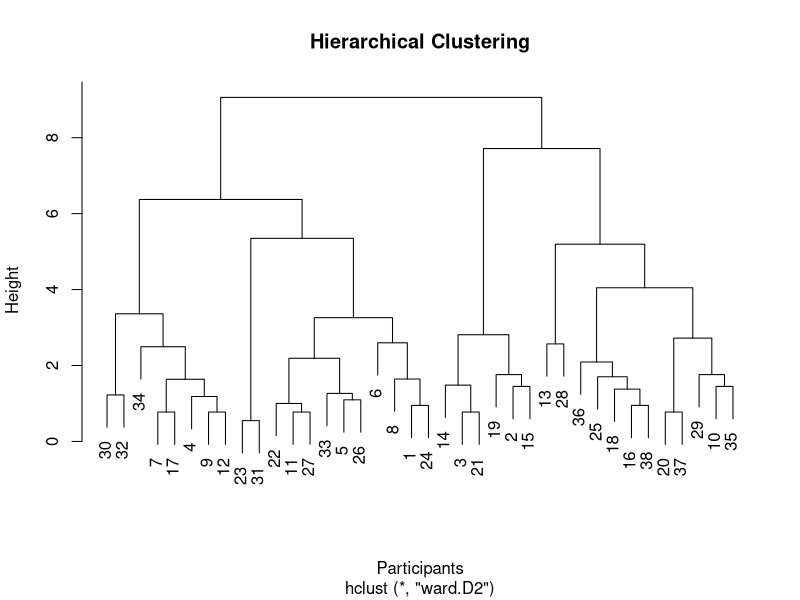

The R source for this figure:
# PeerJ - LS2022

# Install required packages (if not already installed)
required_packages <- c("openxlsx", "openssl", "magrittr", "dplyr", "ggplot2", "tidyr")
new_packages <- required_packages[!(required_packages %in% installed.packages()[, "Package"])]
if(length(new_packages)) install.packages(new_packages)

# Load libraries
lapply(required_packages, require, character.only = TRUE)

##### File 1 - Data Preprocessing #####
# Read data
data <- read.xlsx("Experiment-PeerJ-LS2022.xlsx", sheet = "Sheet1")

# Rename columns for readability
colnames(data) <- c('ID', 'Start_time', 'Completion_time', 'Email', 'Name', 'Consent_read',
                    'Experience_yrs', 'Gender', '01_01', '01_02', '01_03', '01_04', '01_05',
                    '01_06', '01_07', '01_08', '01_09', '01_10', '03_01', '03_02', '03_03', 
                    '03_04', '03_05', '03_06', '03_07', '03_Role', '04_01', '04_02', 
                    '04_03', '04_04', '04_05', '04_06', '04_07', '04_Role', '05_01', 
                    '05_02', '05_03', '05_04', '05_05', '05_06', '05_07', '05_Role', 
                    '06_01', '06_02', '06_03', '06_04', '06_05', '06_06', '06_07', '06_Role', 
                    '07_01', '07_02', '07_03', '07_04', '07_05', '07_06', '07_07', '07_Role',
                    '08_01', '08_02', '08_03', '08_04', '08_05', '08_06', '08_07', '08_Role',
                    'Ps_results_flag', 'Initials')

# Convert Likert scale to numeric
likert_levels <- c("Disagree strongly", "Disagree a little", "Neither agree nor disagree", "Agree a little", "Agree strongly")
data[9:66] <- lapply(colnames(data)[9:66], function(col_name) {
  if (grepl("Role", col_name)) {
    return(data[[col_name]])  # Skip Role columns
  } else {
    return(factor(data[[col_name]], levels = likert_levels, labels = 1:5))
  }
})

# Role mapping function
role_mapping <- function(x) {
  x <- trimws(tolower(x))
  ifelse(x == "disagree strongly", "Pilot",
         ifelse(x == "neither agree nor disagree", "Solo", 
                ifelse(x == "agree strongly", "Navigator", NA)))
}

# Apply role mapping
role_columns <- c('03_Role', '04_Role', '05_Role', '06_Role', '07_Role', '08_Role')
data[role_columns] <- lapply(data[role_columns], function(x) {
  factor(role_mapping(x), levels = c("Pilot", "Solo", "Navigator"))
})

# Convert columns 9 to 66 to numeric
data[9:66] <- lapply(data[9:66], as.numeric)

# Clean initials and generate student IDs
data$Initials <- tolower(substring(data$Initials, nchar(data$Initials) - 5))
data$Student_ID <- openssl::md5(data$Initials)

# Create cleaned dataset with Big Five personality traits and intrinsic motivation per round
Stats <- data.frame(
  Start_time = as.Date(data$Start_time, origin = "1899-12-30"),
  Completion_time = data$Completion_time,
  Experience_yrs = data$Experience_yrs,
  Gender = data$Gender,
  Student_ID = data$Student_ID,
  Initials = data$Initials,
  Exc_round = ceiling((as.numeric(as.Date(data$Start_time)) - 44652) / 7),
  
  # Use last session for BFI-10 traits
  B5_O = (6 - data$`01_05`) + data$`01_10`,
  B5_C = (6 - data$`01_03`) + data$`01_08`,
  B5_E = (6 - data$`01_01`) + data$`01_06`,
  B5_A = data$`01_02` + (6 - data$`01_07`),
  B5_N = (6 - data$`01_04`) + data$`01_09`,
  
  INNER_R1 = rowSums(data[, c('03_01', '03_02', '03_03', '03_04', '03_05', '03_06', '03_07')]),
  INNER_R2 = rowSums(data[, c('04_01', '04_02', '04_03', '04_04', '04_05', '04_06', '04_07')]),
  INNER_R3 = rowSums(data[, c('05_01', '05_02', '05_03', '05_04', '05_05', '05_06', '05_07')]),
  INNER_R4 = rowSums(data[, c('06_01', '06_02', '06_03', '06_04', '06_05', '06_06', '06_07')]),
  INNER_R5 = rowSums(data[, c('07_01', '07_02', '07_03', '07_04', '07_05', '07_06', '07_07')]),
  INNER_R6 = rowSums(data[, c('08_01', '08_02', '08_03', '08_04', '08_05', '08_06', '08_07')]),
  
  Role_01 = data$`03_Role`, Role_02 = data$`04_Role`, Role_03 = data$`05_Role`,
  Role_04 = data$`06_Role`, Role_05 = data$`07_Role`, Role_06 = data$`08_Role`
)

write.xlsx(Stats, file = "Stats_cleaned.xlsx", colNames = TRUE, overwrite = TRUE)

##### File 2 - Data Analysis #####

# Load cleaned data
Stats <- openxlsx::read.xlsx("Stats_cleaned.xlsx")

# Group by initials and round to get motivation by role
motivation_by_role <- Stats %>%
  pivot_longer(cols = starts_with("INNER_R"), names_to = "Round", values_to = "Result") %>%
  mutate(Role = case_when(
    Round == "INNER_R1" ~ Role_01,
    Round == "INNER_R2" ~ Role_02,
    Round == "INNER_R3" ~ Role_03,
    Round == "INNER_R4" ~ Role_04,
    Round == "INNER_R5" ~ Role_05,
    Round == "INNER_R6" ~ Role_06
  )) %>%
  group_by(Initials, Role) %>%
  summarize(mean_motivation = mean(Result, na.rm = TRUE), .groups = "drop")

anova_results <- aov(mean_motivation ~ Role, data = motivation_by_role)
summary(anova_results)

kruskal_results <- kruskal.test(mean_motivation ~ Role, data = motivation_by_role)
kruskal_results

##### File 3 - Clustering and Hierarchical Clustering #####

# Use last session's BFI-10 data
last_session_data <- Stats %>%
  group_by(Initials) %>%
  filter(Exc_round == max(Exc_round))

# Continue selecting last session's BFI-10 data
clust_data <- last_session_data %>%
  select(Initials, B5_O, B5_C, B5_E, B5_A, B5_N)

# Perform hierarchical clustering
clusters <- hclust(dist(select(clust_data, -Initials)), method = "ward.D2")

# Plot clustering results
plot(clusters, xlab = "Participants", main = "Hierarchical Clustering")

# Cut tree into 5 groups
cluster_groups <- cutree(clusters, 5)

# Add clustering results to clust_data
clust_data$Cluster <- cluster_groups

# Save clustering results
write.xlsx(clust_data, file = "Clustering_Results.xlsx", colNames = TRUE, overwrite = TRUE)

##### File 4 - Reporting on Clusters #####

# Ensure that Initials are lowercase and trimmed in both datasets
Stats$Initials <- tolower(trimws(Stats$Initials))
clust_data$Initials <- tolower(trimws(clust_data$Initials))

# Add Cluster column to Stats by joining with clust_data
Stats_clustered <- Stats %>%
  left_join(clust_data %>% select(Initials, Cluster), by = "Initials")

# Verify that the Big Five traits and Cluster column are present
str(Stats_clustered)

# Group by the Cluster and calculate statistics for each Big Five trait
cluster_stats <- Stats_clustered %>%
  group_by(Cluster) %>%
  summarize(
    mean_B5_O = mean(B5_O, na.rm = TRUE),
    sd_B5_O = sd(B5_O, na.rm = TRUE),
    mean_B5_C = mean(B5_C, na.rm = TRUE),
    sd_B5_C = sd(B5_C, na.rm = TRUE),
    mean_B5_E = mean(B5_E, na.rm = TRUE),
    sd_B5_E = sd(B5_E, na.rm = TRUE),
    mean_B5_A = mean(B5_A, na.rm = TRUE),
    sd_B5_A = sd(B5_A, na.rm = TRUE),
    mean_B5_N = mean(B5_N, na.rm = TRUE),
    sd_B5_N = sd(B5_N, na.rm = TRUE)
  )

# Display the summarized statistics for each cluster
print(cluster_stats)

# Save the statistics to a file
write.xlsx(cluster_stats, file = "Cluster_Big_Five_Statistics.xlsx", colNames = TRUE, overwrite = TRUE)

##### Test 1 - Contingency Table and Chi-squared

# Step 1: Calculate the average motivation per role
motivation_by_role <- Stats %>%
  pivot_longer(cols = starts_with("INNER_R"), names_to = "Round", values_to = "Motivation") %>%
  mutate(Role = case_when(
    Round == "INNER_R1" ~ Role_01,
    Round == "INNER_R2" ~ Role_02,
    Round == "INNER_R3" ~ Role_03,
    Round == "INNER_R4" ~ Role_04,
    Round == "INNER_R5" ~ Role_05,
    Round == "INNER_R6" ~ Role_06
  )) %>%
  group_by(Initials, Role) %>%
  summarize(mean_motivation = mean(Motivation, na.rm = TRUE), .groups = "drop")

# Step 2: Assign the preferred role
preferred_role <- motivation_by_role %>%
  group_by(Initials) %>%
  slice_max(order_by = mean_motivation, n = 1, with_ties = FALSE) %>%
  ungroup() %>%
  select(Initials, Preferred_Role = Role)

# Step 3: Merge with clust_data
Stats_clustered <- Stats_clustered %>%
  left_join(preferred_role, by = "Initials")

# Step 4: Create the contingency table
contingency_table <- table(Stats_clustered$Cluster, Stats_clustered$Preferred_Role)

# Print the contingency table
print(contingency_table)

# Step 5: Perform the chi-squared test
chi_squared_test <- chisq.test(contingency_table)
print(chi_squared_test)
